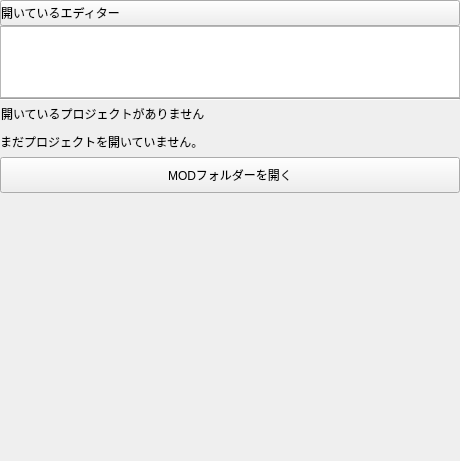
<?xml version="1.0" encoding="UTF-8"?>
<ui version="4.0">
 <class>project_tree_dock</class>
 <widget class="QDockWidget" name="project_tree_dock">
  <property name="geometry">
   <rect>
    <x>0</x>
    <y>0</y>
    <width>460</width>
    <height>461</height>
   </rect>
  </property>
  <property name="minimumSize">
   <size>
    <width>158</width>
    <height>10</height>
   </size>
  </property>
  <property name="styleSheet">
   <string notr="true">QPushButton[isHeader=&quot;true&quot;] , QToolButton {
	background: transparent;
	border: none;
}</string>
  </property>
  <property name="features">
   <set>QDockWidget::DockWidgetFeature::DockWidgetClosable|QDockWidget::DockWidgetFeature::DockWidgetFloatable|QDockWidget::DockWidgetFeature::DockWidgetMovable</set>
  </property>
  <property name="windowTitle">
   <string>エクスプローラー</string>
  </property>
  <widget class="QWidget" name="dockWidgetContents">
   <layout class="QVBoxLayout" name="explorerRootLayout">
    <property name="spacing">
     <number>0</number>
    </property>
    <property name="leftMargin">
     <number>0</number>
    </property>
    <property name="topMargin">
     <number>0</number>
    </property>
    <property name="rightMargin">
     <number>0</number>
    </property>
    <property name="bottomMargin">
     <number>0</number>
    </property>
    <item>
     <widget class="QWidget" name="explorerTitleBar" native="true">
      <layout class="QHBoxLayout" name="explorerTitleLayout">
       <property name="spacing">
        <number>0</number>
       </property>
       <property name="leftMargin">
        <number>0</number>
       </property>
       <property name="topMargin">
        <number>0</number>
       </property>
       <property name="rightMargin">
        <number>8</number>
       </property>
       <property name="bottomMargin">
        <number>0</number>
       </property>
      </layout>
     </widget>
    </item>
    <item>
     <widget class="QPushButton" name="openEditorsHeader">
      <property name="sizePolicy">
       <sizepolicy hsizetype="Expanding" vsizetype="Fixed">
        <horstretch>0</horstretch>
        <verstretch>0</verstretch>
       </sizepolicy>
      </property>
      <property name="styleSheet">
       <string notr="true">text-align: left;</string>
      </property>
      <property name="text">
       <string>開いているエディター</string>
      </property>
      <property name="isHeader" stdset="0">
       <bool>true</bool>
      </property>
     </widget>
    </item>
    <item>
     <widget class="QListWidget" name="openEditorsList">
      <property name="minimumSize">
       <size>
        <width>0</width>
        <height>34</height>
       </size>
      </property>
      <property name="maximumSize">
       <size>
        <width>16777215</width>
        <height>72</height>
       </size>
      </property>
      <property name="focusPolicy">
       <enum>Qt::FocusPolicy::NoFocus</enum>
      </property>
     </widget>
    </item>
    <item>
     <widget class="Line" name="sectionSeparator">
      <property name="orientation">
       <enum>Qt::Orientation::Horizontal</enum>
      </property>
     </widget>
    </item>
    <item>
     <widget class="QStackedWidget" name="folderStack">
      <property name="currentIndex">
       <number>0</number>
      </property>
      <widget class="QWidget" name="noFolderPage">
       <layout class="QVBoxLayout" name="noFolderLayout">
        <property name="leftMargin">
         <number>0</number>
        </property>
        <property name="topMargin">
         <number>0</number>
        </property>
        <property name="rightMargin">
         <number>0</number>
        </property>
        <property name="bottomMargin">
         <number>0</number>
        </property>
        <item>
         <widget class="QPushButton" name="noFolderHeader">
          <property name="sizePolicy">
           <sizepolicy hsizetype="Expanding" vsizetype="Fixed">
            <horstretch>0</horstretch>
            <verstretch>0</verstretch>
           </sizepolicy>
          </property>
          <property name="styleSheet">
           <string notr="true">text-align: left;</string>
          </property>
          <property name="text">
           <string>開いているプロジェクトがありません</string>
          </property>
          <property name="flat">
           <bool>true</bool>
          </property>
          <property name="isHeader" stdset="0">
           <bool>true</bool>
          </property>
         </widget>
        </item>
        <item>
         <widget class="QLabel" name="noFolderMessageLabel">
          <property name="text">
           <string>まだプロジェクトを開いていません。</string>
          </property>
          <property name="wordWrap">
           <bool>true</bool>
          </property>
         </widget>
        </item>
        <item>
         <widget class="QPushButton" name="openFolderButton">
          <property name="minimumSize">
           <size>
            <width>0</width>
            <height>36</height>
           </size>
          </property>
          <property name="text">
           <string>MODフォルダーを開く</string>
          </property>
         </widget>
        </item>
        <item>
         <spacer name="noFolderBottomSpacer">
          <property name="orientation">
           <enum>Qt::Orientation::Vertical</enum>
          </property>
          <property name="sizeHint" stdset="0">
           <size>
            <width>20</width>
            <height>40</height>
           </size>
          </property>
         </spacer>
        </item>
       </layout>
      </widget>
      <widget class="QWidget" name="folderPage">
       <layout class="QVBoxLayout" name="folderPageLayout">
        <property name="spacing">
         <number>0</number>
        </property>
        <property name="leftMargin">
         <number>0</number>
        </property>
        <property name="topMargin">
         <number>0</number>
        </property>
        <property name="rightMargin">
         <number>0</number>
        </property>
        <property name="bottomMargin">
         <number>0</number>
        </property>
        <item>
         <widget class="QWidget" name="projectHeaderBar" native="true">
          <layout class="QHBoxLayout" name="projectHeaderLayout">
           <property name="spacing">
            <number>0</number>
           </property>
           <property name="leftMargin">
            <number>0</number>
           </property>
           <property name="topMargin">
            <number>0</number>
           </property>
           <property name="rightMargin">
            <number>0</number>
           </property>
           <property name="bottomMargin">
            <number>0</number>
           </property>
           <item>
            <widget class="QPushButton" name="projectHeaderDisclosure">
             <property name="sizePolicy">
              <sizepolicy hsizetype="Expanding" vsizetype="Fixed">
               <horstretch>0</horstretch>
               <verstretch>0</verstretch>
              </sizepolicy>
             </property>
             <property name="styleSheet">
              <string notr="true">text-align: left;</string>
             </property>
             <property name="text">
              <string>プロジェクト</string>
             </property>
             <property name="isHeader" stdset="0">
              <bool>true</bool>
             </property>
            </widget>
           </item>
           <item>
            <widget class="QToolButton" name="newFileButton">
             <property name="toolTip">
              <string>新しいファイル</string>
             </property>
             <property name="text">
              <string>＋F</string>
             </property>
            </widget>
           </item>
           <item>
            <widget class="QToolButton" name="newFolderButton">
             <property name="toolTip">
              <string>新しいフォルダー</string>
             </property>
             <property name="text">
              <string>＋D</string>
             </property>
            </widget>
           </item>
           <item>
            <widget class="QToolButton" name="refreshTreeButton">
             <property name="toolTip">
              <string>更新</string>
             </property>
             <property name="text">
              <string>↻</string>
             </property>
            </widget>
           </item>
           <item>
            <widget class="QToolButton" name="collapseAllButton">
             <property name="toolTip">
              <string>すべて折りたたむ</string>
             </property>
             <property name="text">
              <string>▣</string>
             </property>
            </widget>
           </item>
          </layout>
         </widget>
        </item>
        <item>
         <widget class="QLineEdit" name="searchLineEdit">
          <property name="minimumSize">
           <size>
            <width>0</width>
            <height>28</height>
           </size>
          </property>
          <property name="placeholderText">
           <string>ファイル / Mod要素を検索...</string>
          </property>
          <property name="clearButtonEnabled">
           <bool>true</bool>
          </property>
         </widget>
        </item>
        <item>
         <widget class="QTreeWidget" name="modElementsTree">
          <property name="sizePolicy">
           <sizepolicy hsizetype="Expanding" vsizetype="Expanding">
            <horstretch>0</horstretch>
            <verstretch>1</verstretch>
           </sizepolicy>
          </property>
          <property name="alternatingRowColors">
           <bool>false</bool>
          </property>
          <property name="indentation">
           <number>18</number>
          </property>
          <property name="rootIsDecorated">
           <bool>true</bool>
          </property>
          <property name="uniformRowHeights">
           <bool>true</bool>
          </property>
          <property name="animated">
           <bool>true</bool>
          </property>
          <property name="allColumnsShowFocus">
           <bool>true</bool>
          </property>
          <property name="headerHidden">
           <bool>true</bool>
          </property>
          <property name="columnCount">
           <number>1</number>
          </property>
          <column>
           <property name="text">
            <string>名前</string>
           </property>
          </column>
         </widget>
        </item>
        <item>
         <spacer name="FollderSpacer">
          <property name="orientation">
           <enum>Qt::Orientation::Vertical</enum>
          </property>
          <property name="sizeHint" stdset="0">
           <size>
            <width>20</width>
            <height>40</height>
           </size>
          </property>
         </spacer>
        </item>
       </layout>
      </widget>
     </widget>
    </item>
   </layout>
  </widget>
 </widget>
 <tabstops>
  <tabstop>searchLineEdit</tabstop>
  <tabstop>modElementsTree</tabstop>
 </tabstops>
 <resources/>
 <connections/>
</ui>
